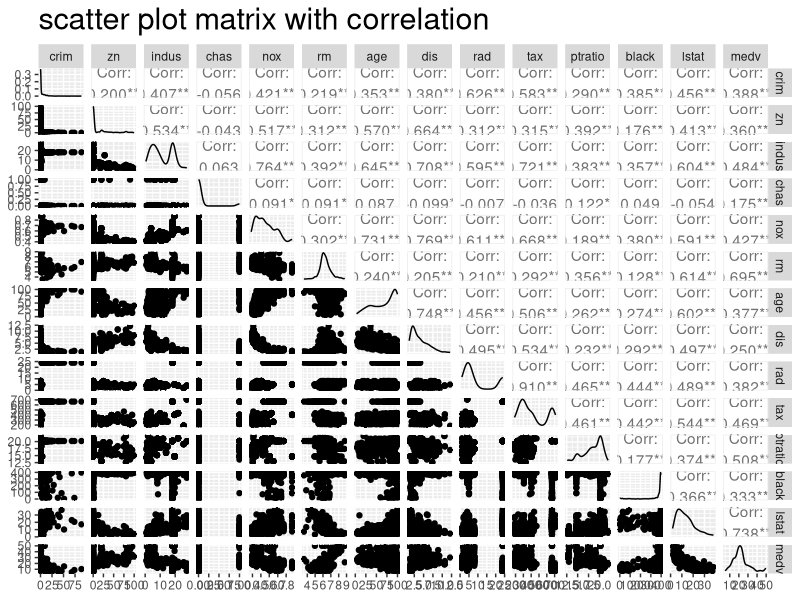
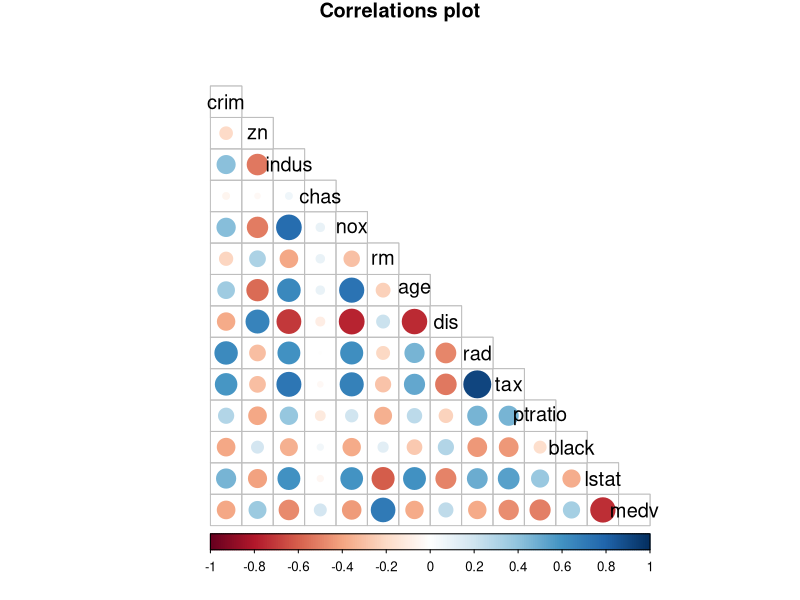
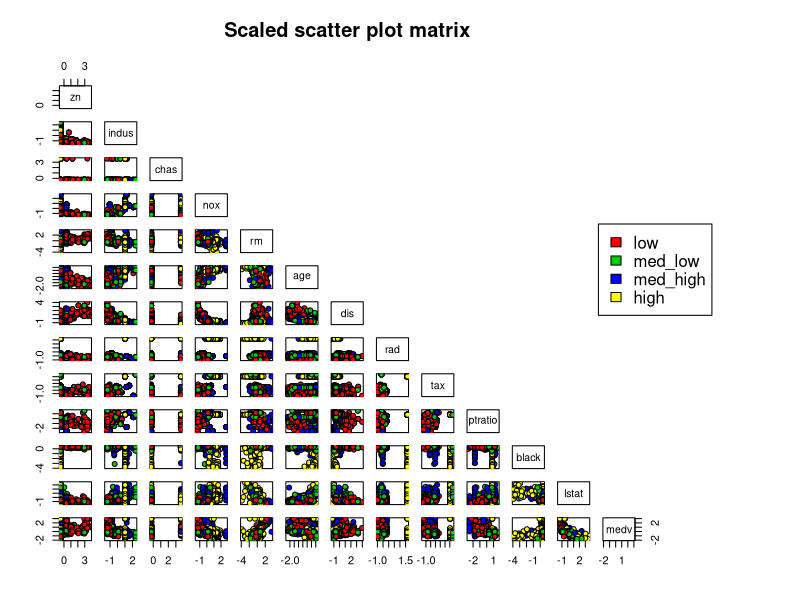
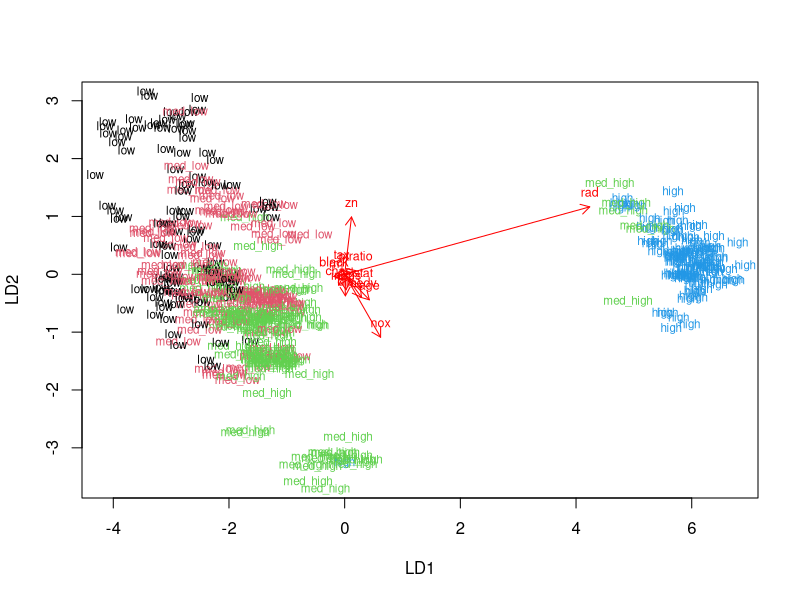
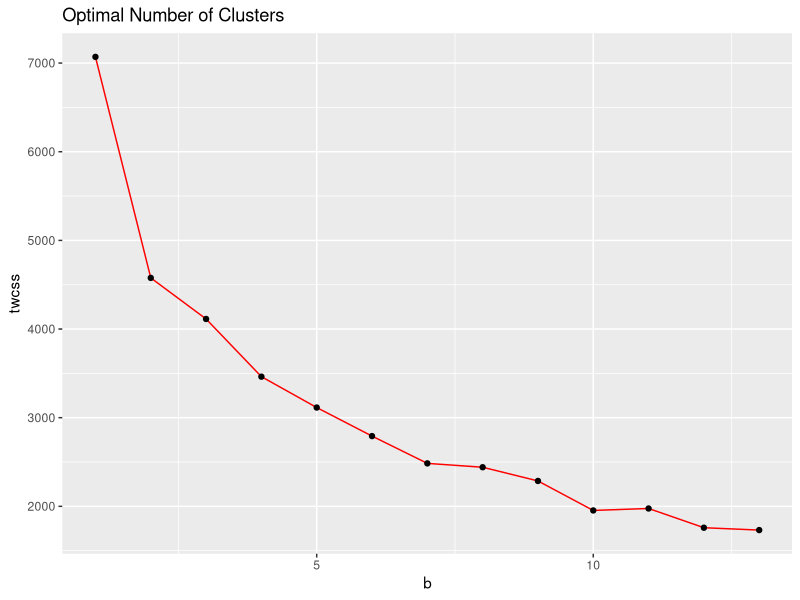
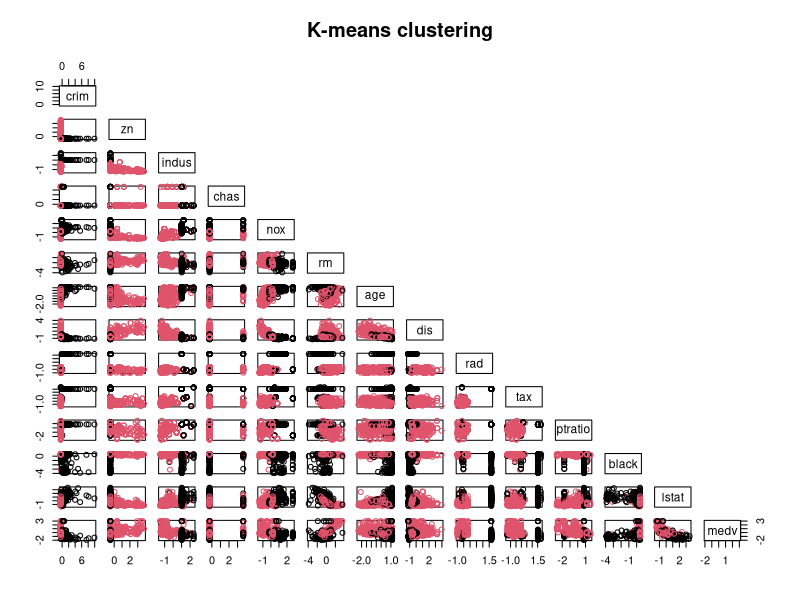
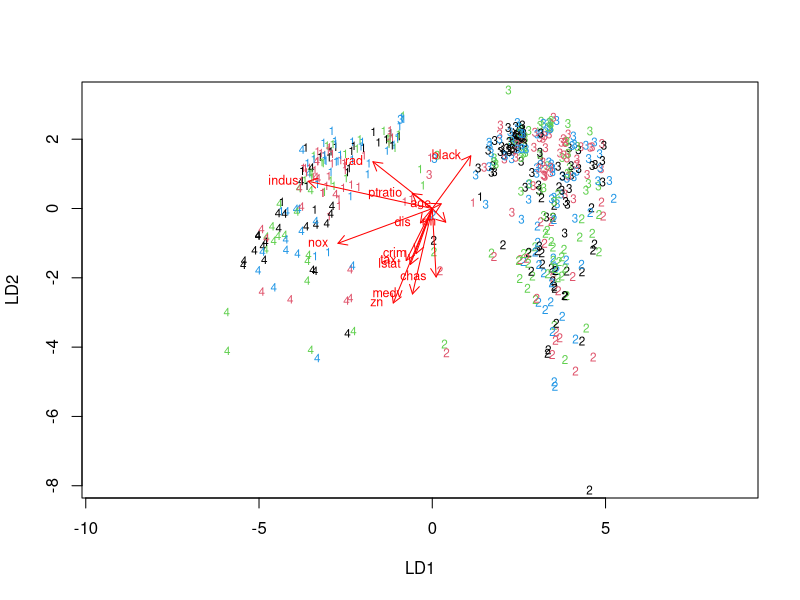

These figures' R source, in order:
## ---- chunk 1
#install.packages("corrplot") install corrplot package
#install.packages("kableExtra")
library(GGally)
library(ggplot2)
library(tidyr)
library(dplyr)
library(MASS)
library(corrplot)
library(ggpubr)
library(magrittr)
library(boot)
library(knitr)
library(kableExtra)
#library("DT")
## ---- chunk 2
# load the data
data("Boston")

str(Boston)
dim(Boston)
## ---- chunk 3
Boston_summary= do.call(cbind, lapply(Boston, summary))

kable(Boston_summary,"html", caption="Boston summary table") %>%   kable_styling(bootstrap_options ="condensed",  font_size = 13, full_width = F, position = "left") %>% column_spec(1:1, bold = T,color = "white", background = "green") %>% row_spec(0, bold = T,  color = "white", background = "green")

## ---- chunk 4

p1=ggpairs(Boston,title="scatter plot matrix with correlation") 
p1 + theme(plot.title = element_text(size = rel(2)))

## ---- chunk 5

cor_matrix<-cor(Boston) %>% round(digits=2)

# visualize the correlation matrix

corrplot(cor_matrix, method="circle", type = "lower", cl.pos = "b", tl.col="black", tl.pos = "d", tl.cex = 1.2,title="Correlations plot",mar=c(0,0,1,0))
## ---- chunk 6
boston_scaled <- scale(Boston)


boston_scaled<-as.data.frame(boston_scaled)
## ---- chunk 7


Boston_summary_scaled= do.call(cbind, lapply(boston_scaled, summary))

kable(Boston_summary_scaled,"html") %>%   kable_styling(bootstrap_options ="condensed",  font_size = 13, full_width = F, position = "left") %>% column_spec(1:1, bold = T,color = "white", background = "green") %>% row_spec(0, bold = T,  color = "white", background = "green")

## ---- chunk 8

bins <- quantile(boston_scaled$crim)
crime <- cut(boston_scaled$crim, breaks = bins, include.lowest = TRUE, label=c("low", "med_low", "med_high", "high"))
boston_scaled <- dplyr::select(boston_scaled, -crim)
boston_scaled <- data.frame(boston_scaled, crime)
pairs(boston_scaled[1:13], main = "Scaled scatter plot matrix",
      pch = 21, bg = c("red", "green3", "blue","yellow")[boston_scaled$crime],
      oma=c(4,4,6,12),upper.panel = NULL)
par(xpd=TRUE)
legend(0.85, 0.7, as.vector(unique(boston_scaled$crime)),  
       fill=c("red", "green3", "blue","yellow"))
## ---- chunk 9
n <- nrow(boston_scaled)

# choose randomly 80% of the rows
ind <- sample(n,  size = n * 0.8)

train <- boston_scaled[ind,]

test <- boston_scaled[-ind,]

# save the correct classes from test data
correct_classes <- test$crime

# remove the crime variable from test data
test <- dplyr::select(test, -crime)

## ---- chunk 10


# linear discriminant analysis
lda.fit <- lda(crime ~ ., data = train)
lda.fit
## ---- chunk 11

lda.arrows <- function(x, myscale = 1, arrow_heads = 0.1, color = "red", tex = 0.75, choices = c(1,2)){
  heads <- coef(x)
  arrows(x0 = 0, y0 = 0, 
         x1 = myscale * heads[,choices[1]], 
         y1 = myscale * heads[,choices[2]], col=color, length = arrow_heads)
  text(myscale * heads[,choices], labels = row.names(heads), 
       cex = tex, col=color, pos=3)
}

classes <- as.numeric(train$crime)

# plot the lda results
plot(lda.fit, dimen = 2, col=classes)
lda.arrows(lda.fit, myscale = 1.4)

## ---- chunk 12

lda.pred <- predict(lda.fit, newdata = test)

table(correct = correct_classes, predicted = lda.pred$class)

## ---- chunk 13

data('Boston')

boston_scaled2 <- scale(Boston)

dist_eu <- dist(boston_scaled2)

set.seed(12345)

k_max <- 13

twcss <- sapply(1:k_max, function(k){kmeans(boston_scaled2, k)$tot.withinss})

#qplot(x = 1:k_max, y = twcss, geom =c("point", "line"),span = 0.2)

# k-means clustering
b=x = 1:k_max
aa=data.frame(cbind(b,twcss))

ggplot(data=aa, aes(x=b, y=twcss, group=1)) +
  geom_line(color="red")+
  geom_point() + ggtitle("Optimal Number of Clusters")

## ---- chunk 14

km <-kmeans(boston_scaled2, centers = 2)

# plot the Boston dataset with clusters
pairs(boston_scaled2, main = "K-means clustering",col = km$cluster, upper.panel = NULL)

## ---- chunk 15
boston_scaled_bonus<-as.data.frame(scale(Boston))
set.seed(12345)
km_bonus<-kmeans(dist_eu, centers = 4)

myclust<-data.frame(km_bonus$cluster)
boston_scaled_bonus$clust<-km_bonus$cluster
lda.fit_bonus<-lda(clust~., data = boston_scaled_bonus)
#lda.fit_bonus


lda.arrows <- function(x, myscale = 1, arrow_heads = 0.1, color = "red", tex = 0.75, choices = c(1,2)){
  heads <- coef(x)
  arrows(x0 = 0, y0 = 0, 
         x1 = myscale * heads[,choices[1]], 
         y1 = myscale * heads[,choices[2]], col=color, length = arrow_heads)
  text(myscale * heads[,choices], labels = row.names(heads), 
       cex = tex, col=color, pos=2.5)
}


# plot the lda results
plot(lda.fit_bonus, dimen = 2, col=classes)
lda.arrows(lda.fit_bonus, myscale = 2.6)
